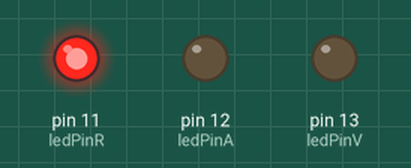
This sketch was run on a simulated Arduino Uno, built with avr-gcc and run on an emulated ATmega328P. On the bench: output pins drawn as LEDs (lit = HIGH).

Above: at 0.5 s.
At 1.5 s:
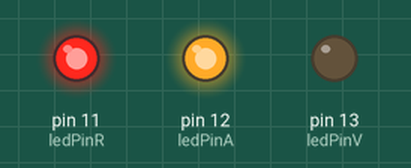
At 2.5 s:
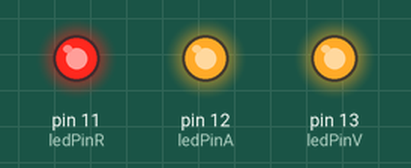
At 3.5 s:
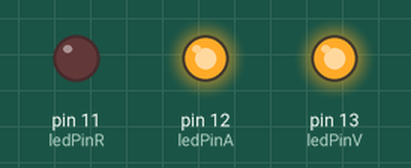
At 4.5 s:
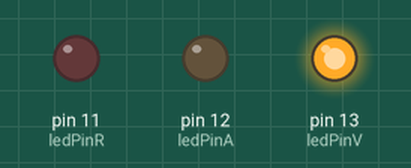
At 5.5 s:
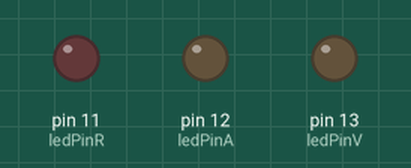
Timing chart, 0 to 7.8 s (numbered marks = the images above):
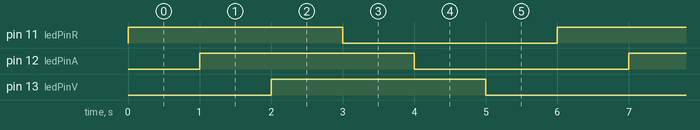

Measured:
- by itself, pin 11 (ledPinR), pin 12 (ledPinA), pin 13 (ledPinV): alternates HIGH for 3.0 s and LOW for 3.0 s
- by itself, everything shown: repeats every 6.0 s, in 6 steps

The sketch:

ejercicio1.ino
```cpp
const int ledPinR = 11; // LED Rojo
const int ledPinA = 12; // LED Amarillo
const int ledPinV = 13; // LED Verde

void setup() {
 pinMode(ledPinR, OUTPUT);
 pinMode(ledPinA, OUTPUT);
 pinMode(ledPinV, OUTPUT);

}

void loop() {
  // Encender
  digitalWrite(ledPinR, HIGH); // LED Rojo
  delay(1000);
  digitalWrite(ledPinA, HIGH); // LED Amarillo
  delay(1000);
  digitalWrite(ledPinV, HIGH); // LED Verde
  delay(1000);

  // Apagar
  digitalWrite(ledPinR, LOW); // LED Rojo
  delay(1000);
  digitalWrite(ledPinA, LOW); // LED Amarillo
  delay(1000);
  digitalWrite(ledPinV, LOW); // LED Verde
  delay(1000);
}
```
